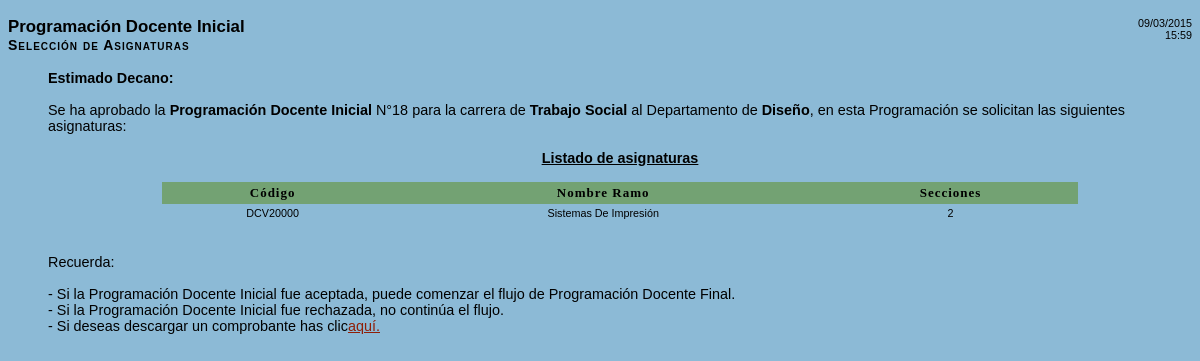
/gestionDEA/pdi1.php?id_pdi=18, run on the app's committed database.
### tables this page shows
CREATE TABLE `carreras` (
  `ID_carrera` int(11) NOT NULL,
  `Codigo_carrera` varchar(45) NOT NULL,
  `Nombre_carrera` varchar(45) NOT NULL,
  PRIMARY KEY (`ID_carrera`)
);

CREATE TABLE `departamentos` (
  `ID_depto` int(11) NOT NULL,
  `Nombre_depto` varchar(45) NOT NULL,
  PRIMARY KEY (`ID_depto`)
);

CREATE TABLE `ramos_PDI` (
  `ID_ramos_PDI` int(11) NOT NULL AUTO_INCREMENT,
  `ID_ramo` int(11) NOT NULL,
  `Cantidad_secciones` int(11) NOT NULL,
  `PDI_id_PDI` int(11) NOT NULL,
  PRIMARY KEY (`ID_ramos_PDI`,`PDI_id_PDI`),
  KEY `fk_Ramos_PDI_PDI_idx` (`PDI_id_PDI`)
);

CREATE TABLE `ramos` (
  `ID_ramo` int(11) NOT NULL,
  `ID_ramo_depto` varchar(45) NOT NULL,
  `Codigo_ramo` varchar(45) NOT NULL,
  `Nombre_ramo` varchar(45) NOT NULL,
  `departamentos_ID_depto` int(11) NOT NULL,
  PRIMARY KEY (`ID_ramo`),
  KEY `fk_ramos_departamentos1_idx` (`departamentos_ID_depto`)
);

### gestionDEA/pdi1.php (the view, shortened to what this page needs)
<!DOCTYPE HTML PUBLIC '-//W3C//DTD HTML 4.01 Transitional//EN' 'http://www.w3.org/TR/html4/loose.dtd'>
<html >
	<head>
	</head>
	<body>
		<div id="fecha">
			<?php echo date("d/m/Y"). "<br/>" . date("H:i");?>
		</div>
		<h3>Programaci&oacute;n Docente Inicial<br><small>Selecci&oacute;n de Asignaturas</small></h3>
        <?php
            $estadoCambiar = $_GET['estado'];
            $idpdi = $_GET['id_pdi'];
            $reversar = false;
            $link = mysqli_connect('localhost', 'dbttii', 'dbttii', "ttii");
            mysqli_autocommit($link, FALSE);
            $seleccionPDI1 = "SELECT * FROM `PDI` WHERE `ID_PDI` = ".$idpdi;
            $seleccionPDI2 = mysqli_query($link, $seleccionPDI1) or die('Consulta fallida $seleccionPDI2: '.mysqli_error($link));
            $seleccionPDI3 = mysqli_fetch_assoc($seleccionPDI2);
            $carreras_ID_carrera = $seleccionPDI3['carreras_ID_carrera'];
            $carrera1 = "SELECT `Nombre_carrera` FROM `carreras` WHERE `ID_carrera` = " . $carreras_ID_carrera;
            $carrera2 = mysqli_query($link, $carrera1) or die('Consulta fallida $carrera2: '.mysqli_error($link));
            $carrera3 = mysqli_fetch_assoc($carrera2);
            $carrera4 = $carrera3['Nombre_carrera'];
            $departamentos_ID_depto = $seleccionPDI3['departamentos_ID_depto'];
            $departamento1 = "SELECT `Nombre_depto` FROM `departamentos` WHERE `ID_depto` = " . $departamentos_ID_depto;
            $departamento2 = mysqli_query($link, $departamento1) or die('Consulta fallida $departamento2: '.mysqli_error($link));
            $departamento3 = mysqli_fetch_assoc($departamento2);
            $departamento4 = $departamento3['Nombre_depto'];
            echo "<div><dd>";
            echo "<strong>Estimado Decano:</strong></br></br>";
            if($reversar === false) {
                echo "Se ha aprobado la <strong>Programaci&oacute;n Docente Inicial</strong> N&deg;".$idpdi;
                echo " para la carrera de <strong>".$carrera4."</strong>";
                echo " al Departamento de <strong>".$departamento4."</strong>";
                echo ", en esta Programaci&oacute;n se solicitan las siguientes asignaturas: </br></br>";
                echo "<center><strong><ins>Listado de asignaturas</ins></strong></center></br>";
                echo "<table align='center' cellspacing='0' cellpadding='3' class='pequena' width='80%'>";
                echo "<tr class='titulo_fila'>";
                echo "<td>C&oacute;digo</td>";
                echo "<td>Nombre Ramo</td>";
                echo "<td>Secciones</td>";
                echo "</tr>";
                $seleccionRamoPDI1 = "SELECT * FROM `ramos_PDI` WHERE `PDI_id_PDI` = ".$idpdi;
                $seleccionRamoPDI2 = mysqli_query($link, $seleccionRamoPDI1) or die('Consulta fallida $seleccionRamoPDI2: '.mysqli_error($link));
                $cuenta1=0;
                while($seleccionRamoPDI3 = mysqli_fetch_assoc($seleccionRamoPDI2)){
                    $codramo1 = "SELECT * FROM `ramos` WHERE `ID_ramo` = " . $seleccionRamoPDI3['ID_ramo'];
                    $codramo2 = mysqli_query($link, $codramo1) or die('Consulta fallida $codramo2: '.mysqli_error($link));
                    $codramo3 = mysqli_fetch_assoc($codramo2);
                    $codramo = $codramo3['Codigo_ramo'];
                    $nomramo = $codramo3['Nombre_ramo'];
                    $canramo = $seleccionRamoPDI3['Cantidad_secciones'];
                    echo "<tr class='centro'>";
                    echo "<td>".$codramo."</td>";
                    $codigoRamos[$cuenta1] = $codramo;
                    echo "<td>".$nomramo."</td>";
                    $nombreRamos[$cuenta1] = $nomramo;
                    echo "<td>".$canramo."</td>";
                    $cantidRamos[$cuenta1] = $canramo;
                    echo "</tr>";
                    $cuenta1++;
                }
                $data = array($codigoRamos, $nombreRamos, $cantidRamos);
                function array_envia($array) {
                    $tmp = serialize($array);
                    $tmp = urlencode($tmp);
                    return $tmp;
                }
                $data = array_envia($data);
                echo "</table>";
                echo "Recuerda:</br></br>";
                echo "- Si la Programaci&oacute;n Docente Inicial fue aceptada, puede comenzar el flujo de Programación Docente Final.</br>";
                echo "- Si la Programaci&oacute;n Docente Inicial fue rechazada, no contin&uacute;a el flujo.</br>";
                echo "- Si deseas descargar un comprobante has clic";
                echo "<a href='comprobantePDI.php?depa=".$departamento4."&carre=".$carrera4."&numPDI=".$idpdi."&data=".$data."&estado=".$estadoCambiar."' target='_blank'>aqu&iacute;.</a></br></br>";
            } else {
                mysqli_rollback($link);
                echo "Ha ocurrido un error al cambiar de estado, favor intente nuevamente. Si el error persiste contacte al administrador de Base de Datos<br>";
            }
            echo "</dd></div><br/>";
        ?>
	</body>
</html>

### gestionDEA/gestion.css (style rules this page uses)
body { background-color: #8CBAD6; color: black; font-family: Trebuchet MS,sans-serif; font-size: 90% }
a { color: #8F1F08 }
h3 small { font-variant: small-caps; letter-spacing: 1px }
.pequena { font-size: 75%; }
.titulo_fila { font: 13px Verdana; background-color: #73A273; color: black; font-weight: Bold; text-align: center; letter-spacing: 1px }
.centro { text-align: center; }
#fecha { font-size: .75em; font-family: Arial; float: right; text-align: right; }

### data on the page
carreras: Nombre_carrera "Trabajo Social"
departamentos: Nombre_depto "Diseño"
ramos_pdi: ID_ramo.Codigo_ramo "DCV20000", ID_ramo.Nombre_ramo "Sistemas De Impresión", Cantidad_secciones "2"

### other printed values
$idpdi "18"
